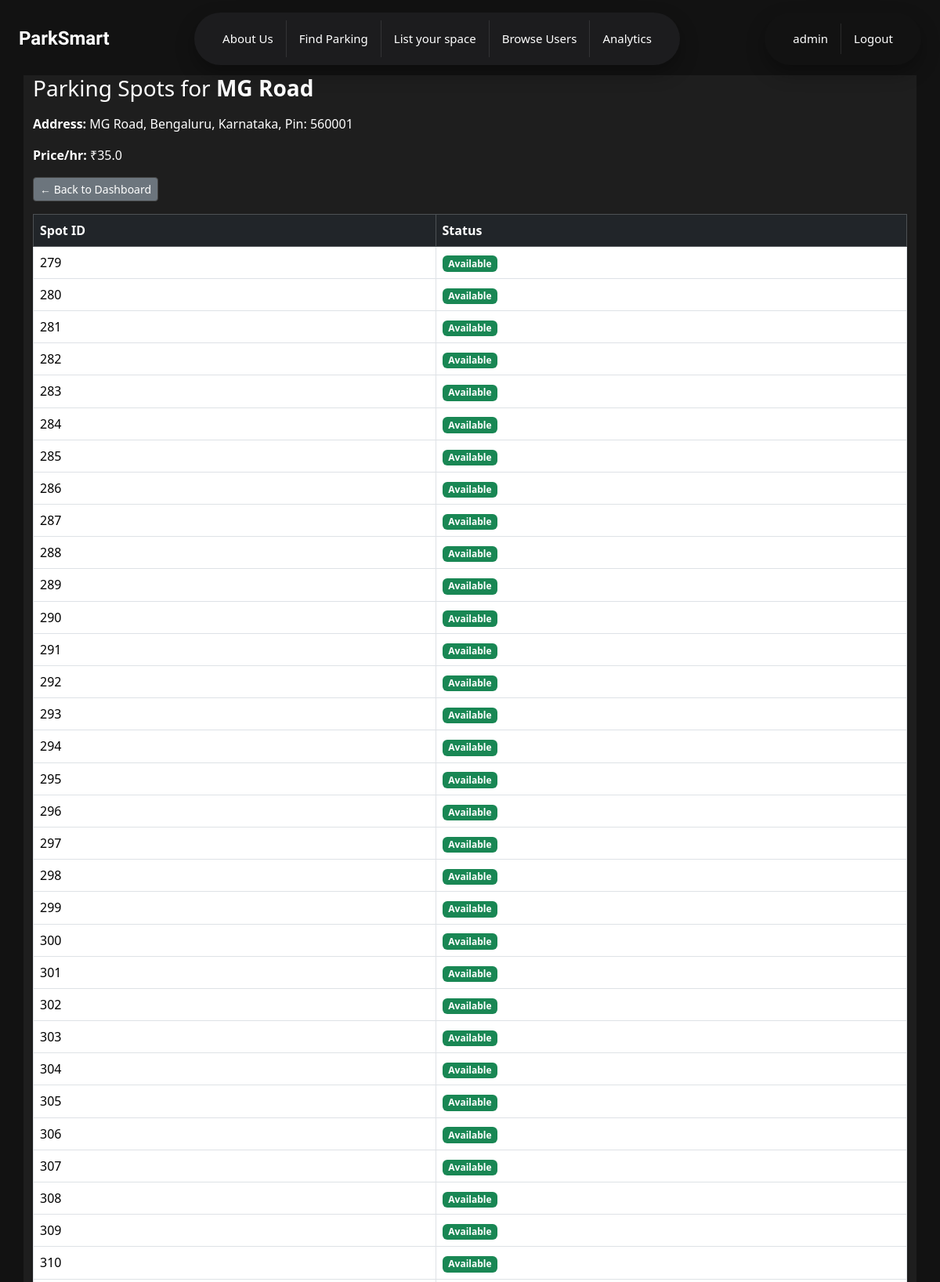
Screenshot of /admin/lot/78/spots (signed in, upper part) with the database file from the repository.
### tables this page shows
CREATE TABLE parking_lots (
            id INTEGER PRIMARY KEY AUTOINCREMENT,
            prime_location_name TEXT NOT NULL,
            price REAL NOT NULL,
            address TEXT,
            pin_code TEXT,
            max_spots INTEGER
        , available_spots INTEGER DEFAULT 0, status TEXT DEFAULT 'active');

CREATE TABLE parking_spots (
            id INTEGER PRIMARY KEY AUTOINCREMENT,
            lot_id INTEGER,
            status TEXT DEFAULT 'A',
            FOREIGN KEY (lot_id) REFERENCES parking_lots(id)
        );

### app/__init__.py (the view)
    @app.route('/admin/lot/<int:lot_id>/spots')
    def view_spots(lot_id):
        if not session.get('is_admin'):
            flash('Access denied.', 'danger')
            return redirect('/')
        conn = sqlite3.connect('app.db')
        cursor = conn.cursor()
        cursor.execute('SELECT * FROM parking_lots WHERE id = ?', (lot_id,))
        lot = cursor.fetchone()
        cursor.execute('SELECT id, status FROM parking_spots WHERE lot_id = ?', (lot_id,))
        spots = cursor.fetchall()
        conn.close()
        return render_template('admin_view_spots.html', lot=lot, spots=spots)

### app/templates/admin_view_spots.html (shortened to what this page needs)
{% extends 'base.html' %}  {% block content %}
<div class="container">
  <h3 class="mb-3">Parking Spots for <strong>{{ lot[1] }}</strong></h3>
  <p><strong>Address:</strong> {{ lot[3] }}, Pin: {{ lot[4] }}</p>
  <p><strong>Price/hr:</strong> ₹{{ lot[2] }}</p>
  <a href="/admin/dashboard" class="btn btn-sm btn-secondary mb-3"
    >&larr; Back to Dashboard</a
  >
  <table class="table table-bordered table-hover shadow-sm">
    <thead class="table-dark">
      <tr>
        <th>Spot ID</th>
        <th>Status</th>
      </tr>
    </thead>
    <tbody>
      {% for spot in spots %}
      <tr>
        <td>{{ spot[0] }}</td>
        <td>
          {% if spot[1] == 'A' %}
          <span class="badge bg-success">Available</span>
          {% else %}
          <span class="badge bg-danger">Occupied</span>
          {% endif %}
        </td>
      </tr>
      {% endfor %}
    </tbody>
  </table>
</div>
{% endblock %}

### app/static/nav.css (style rules this page uses)
body { margin: 0; padding: 0; background: #0f0f0f; font-family: 'Segoe UI', sans-serif; height: 200vh; }

### app/templates/base.html (style rules this page uses)
body { font-family: "Segoe UI", sans-serif; }
body, html { margin: 0; padding: 0; width: 100%; height: 100%; }
body.dark-mode { background-color: #121212; color: #f8f9fa; }
.dark-mode .container, .dark-mode .card, .dark-mode .table { background-color: #1e1e1e; color: #fff; }
.dark-mode .btn { border-color: #444; }

### rows the page displays
parking_lots: prime_location_name "MG Road", address "MG Road, Bengaluru, Karnataka", pin_code "560001", price "35.0"
parking_spots: id "279", status "Available"
parking_spots: id "280", status "Available"
parking_spots: id "281", status "Available"
parking_spots: id "282", status "Available"
parking_spots: id "283", status "Available"
parking_spots: id "284", status "Available"
parking_spots: id "285", status "Available"
parking_spots: id "286", status "Available"
parking_spots: id "287", status "Available"
parking_spots: id "288", status "Available"
parking_spots: id "289", status "Available"
parking_spots: id "290", status "Available"
parking_spots: id "291", status "Available"
parking_spots: id "292", status "Available"
parking_spots: id "293", status "Available"
parking_spots: id "294", status "Available"
parking_spots: id "295", status "Available"
parking_spots: id "296", status "Available"
parking_spots: id "297", status "Available"
parking_spots: id "298", status "Available"
parking_spots: id "299", status "Available"
parking_spots: id "300", status "Available"
parking_spots: id "301", status "Available"
parking_spots: id "302", status "Available"
parking_spots: id "303", status "Available"
parking_spots: id "304", status "Available"
parking_spots: id "305", status "Available"
parking_spots: id "306", status "Available"
parking_spots: id "307", status "Available"
parking_spots: id "308", status "Available"
parking_spots: id "309", status "Available"
parking_spots: id "310", status "Available"

### other values shown
{{ session.username }} "admin"
